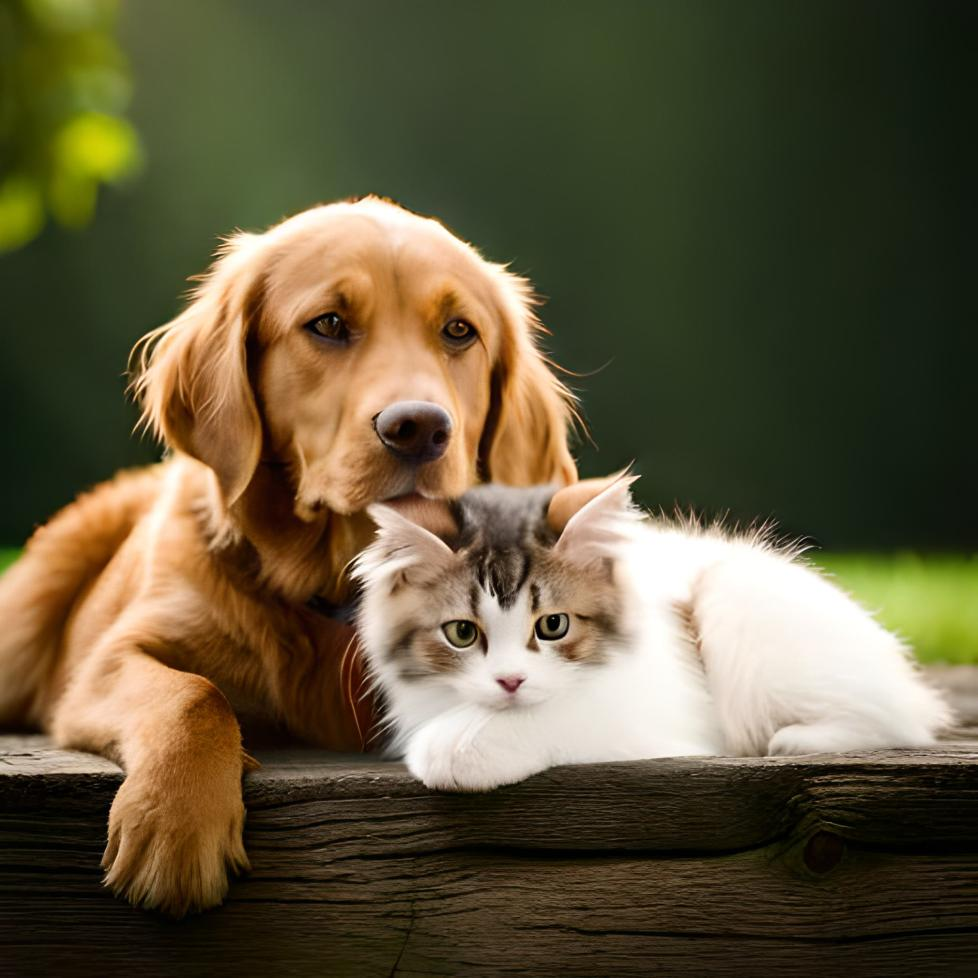
#> input picture Shanmugavel-assignment-cv-main/Dataset/img3/original_image.jpg, 978 x 978 px, found by its file name
$ python script.py
#> lines starting #> are read from the running program, lines starting #| are printed output that depends on the picture
import os
import cv2
import numpy as np

import cv2

def annotate_image(image, bounding_box, label):
    x, y, width, height = bounding_box
    cv2.rectangle(image, (x, y), (x + 200, y + 400), (0, 255, 0), 2)
    cv2.putText(image, label, (x, y - 10), cv2.FONT_HERSHEY_SIMPLEX, 0.9, (0, 255, 0), 2)

def create_annotated_images(original_image_path, partially_annotated_image_path, fully_annotated_image_path):
    # Load the original image

#> called with original_image_path = 'original_image.jpg'
    original_image = cv2.imread("D:/Guvi/placement/Akaike technologies task/task 1 CV/Shanmugavel-assignment-cv-main/Dataset/img3/original_image.jpg")
#> original_image is the input picture: shape (978, 978, 3); mean B, G, R 59.2, 86.1, 95.1

    # Create a copy of the original image for partial annotation
    partially_annotated_image = original_image.copy()

    # Create a copy of the original image for full annotation
    fully_annotated_image = original_image.copy()

    # Define the bounding boxes and labels for the cat and dog
    cat_bounding_box = (400, 400, 200, 200)
    dog_bounding_box = (300, 200, 180, 150)
    cat_label = 'Cat'
    dog_label = 'Dog'

    # Partially annotate the cat
    annotate_image(partially_annotated_image, cat_bounding_box, cat_label)

    # Fully annotate the cat and dog
    annotate_image(fully_annotated_image, cat_bounding_box, cat_label)
    annotate_image(fully_annotated_image, dog_bounding_box, dog_label)
#> call 3 of annotate_image, with bounding_box = (300, 200, 180, 150), label = 'Dog'
#> in annotate_image (call 3), `cv2.putText(image, label, (x, y - 10), cv2.FONT_HERSHEY_SIMPLEX, 0.9, ..`:
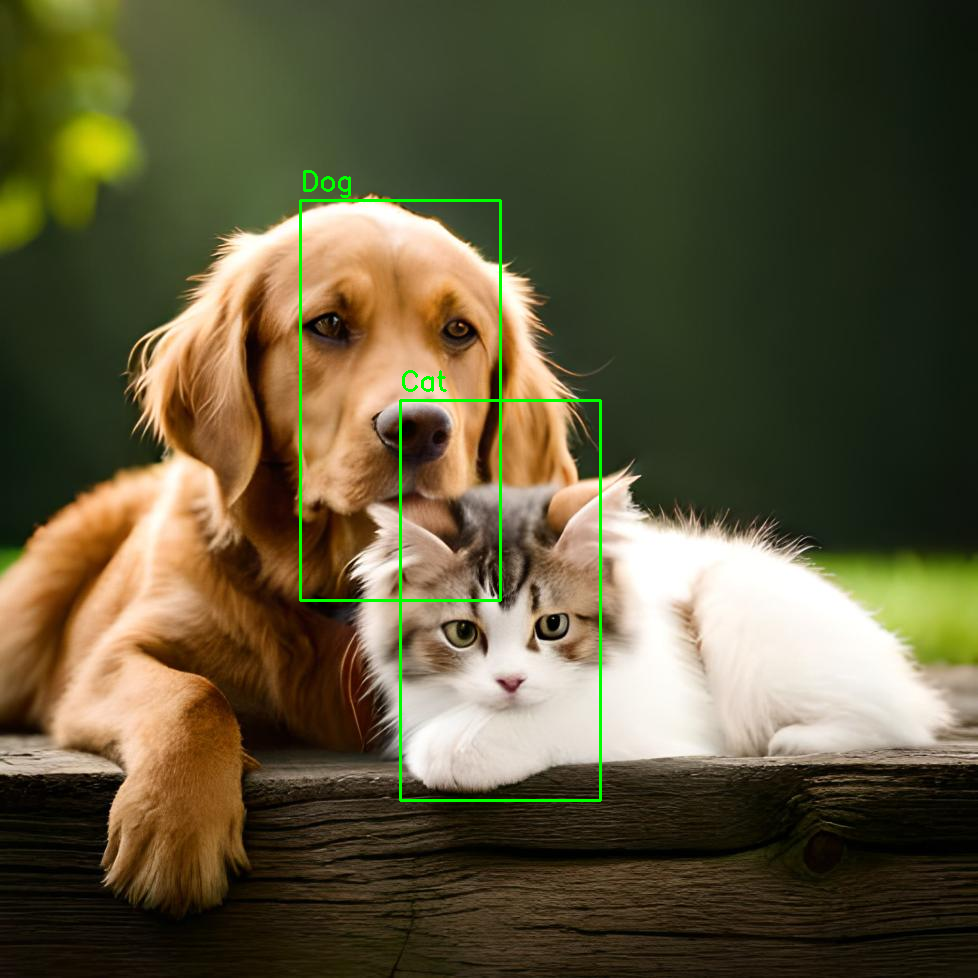
#> image: shape (978, 978, 3); mean B, G, R 58.5, 87.3, 94

    # Save the partially annotated image
    cv2.imwrite("D:/Guvi/placement/Akaike technologies task/task 1 CV/Shanmugavel-assignment-cv-main/Saved images/partially_annotated_image.png", partially_annotated_image)

    # Save the fully annotated image
    cv2.imwrite("D:/Guvi/placement/Akaike technologies task/task 1 CV/Shanmugavel-assignment-cv-main/Saved images/fully_annotated_image.png", fully_annotated_image)

# Usage example
original_image_path = "original_image.jpg"
fully_annotated_image_path = "D:/Guvi/placement/Akaike technologies task/task 1 CV/Shanmugavel-assignment-cv-main/Saved images/fully_annotated_image.png"
partially_annotated_image_path = "D:/Guvi/placement/Akaike technologies task/task 1 CV/Shanmugavel-assignment-cv-main/Saved images/partially_annotated_image.png"

create_annotated_images(original_image_path, partially_annotated_image_path, fully_annotated_image_path)
